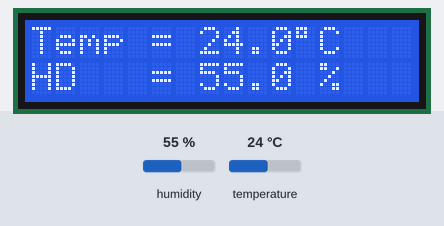
Simulated run of this sketch. Board: Arduino Uno, built with avr-gcc and run on an emulated ATmega328P. Shown: 16×2 character LCD. Inputs (shaded band) come from the test bench; at power-on: humidity 55 %, temperature 24 °C.

Above: at 1.6 s.
1.7 s: humidity set to 22 %
At 4.0 s:
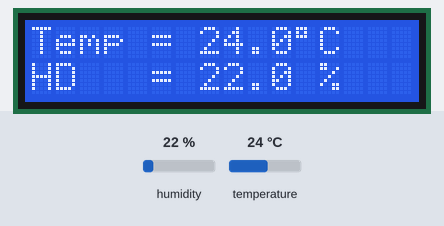
4.5 s: temperature set to 12 °C
At 6.0 s:
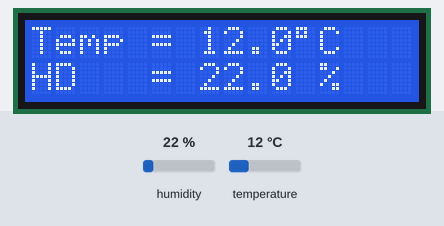
7.3 s: humidity set to 40 %
At 10.0 s:
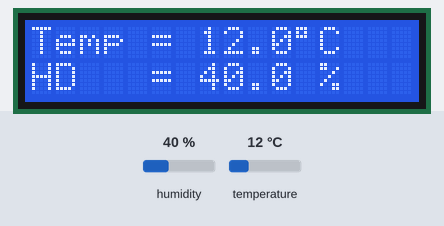
10.6 s: temperature set to 19 °C
At 12.0 s:
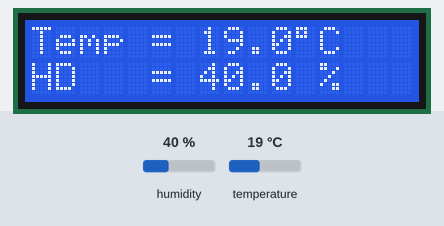
Timing chart, 0 to 13.6 s (numbered marks = the images above; inputs shaded):
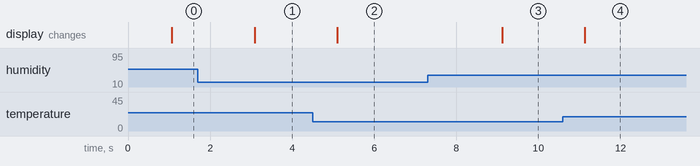

Measured:
- after the input at 1.7 s, the display: changes after 1.4 s (image 1)
- after the input at 4.5 s, the display: changes after 0.60 s (image 2)
- after the input at 7.3 s, the display: changes after 1.8 s (image 3)
- after the input at 10.6 s, the display: changes after 0.54 s (image 4)

The sketch:

DHT22_Talos.ino
```cpp
/*
 * Talos Electronics
 */

// Incluir la libreria del LCD
#include <LiquidCrystal.h>
// Incluir la libreria del DHT
#include "DHT.h"

#define DHTPIN 8            // Seleccionamos el pin 8 para los datos de dht

// LCD Conecciones (RS, E, D4, D5, D6, D7)
LiquidCrystal lcd(7, 6, 5, 4, 3, 2);

#define DHTTYPE DHT22       // DHT22 en uso
DHT dht(DHTPIN, DHTTYPE);   // Inicias las libreria del dht

char temperature[] = "Temp = 00.0 C";
char humidity[]    = "HD   = 00.0 %";
void setup() {
  // Seleccionas las columnas del lcd
  lcd.begin(16, 2);
  dht.begin();
}

void loop() {
  delay(1000);               // Esperar un segundo para leer los datos
  // Read humidity
  int RH = dht.readHumidity() * 10;
  //Leer la termperatura en grados celsius
  int Temp = dht.readTemperature() * 10;

  // Compruebe si alguna de las lecturas ha fallado y sale antes (para intentarlo de nuevo)
  if (isnan(RH) || isnan(Temp)) {
    lcd.clear();
    lcd.setCursor(5, 0);
    lcd.print("Error");
    return;
  }

  if(Temp < 0){
    temperature[6] = '-';
    Temp = abs(Temp);
  }
  else
    temperature[6] = ' ';
  temperature[7]   = (Temp / 100) % 10  + 48;
  temperature[8]   = (Temp / 10)  % 10  + 48;
  temperature[10]  =  Temp % 10 + 48;
  temperature[11]  = 223;        // Simbolo de grados ( °)
  if(RH >= 1000)
    humidity[6]    = '1';
  else
    humidity[6]    = ' ';
  humidity[7]      = (RH / 100) % 10 + 48;
  humidity[8]      = (RH / 10) % 10 + 48;
  humidity[10]     =  RH % 10 + 48;
  lcd.setCursor(0, 0);
  lcd.print(temperature);
  lcd.setCursor(0, 1);
  lcd.print(humidity);
}
```
